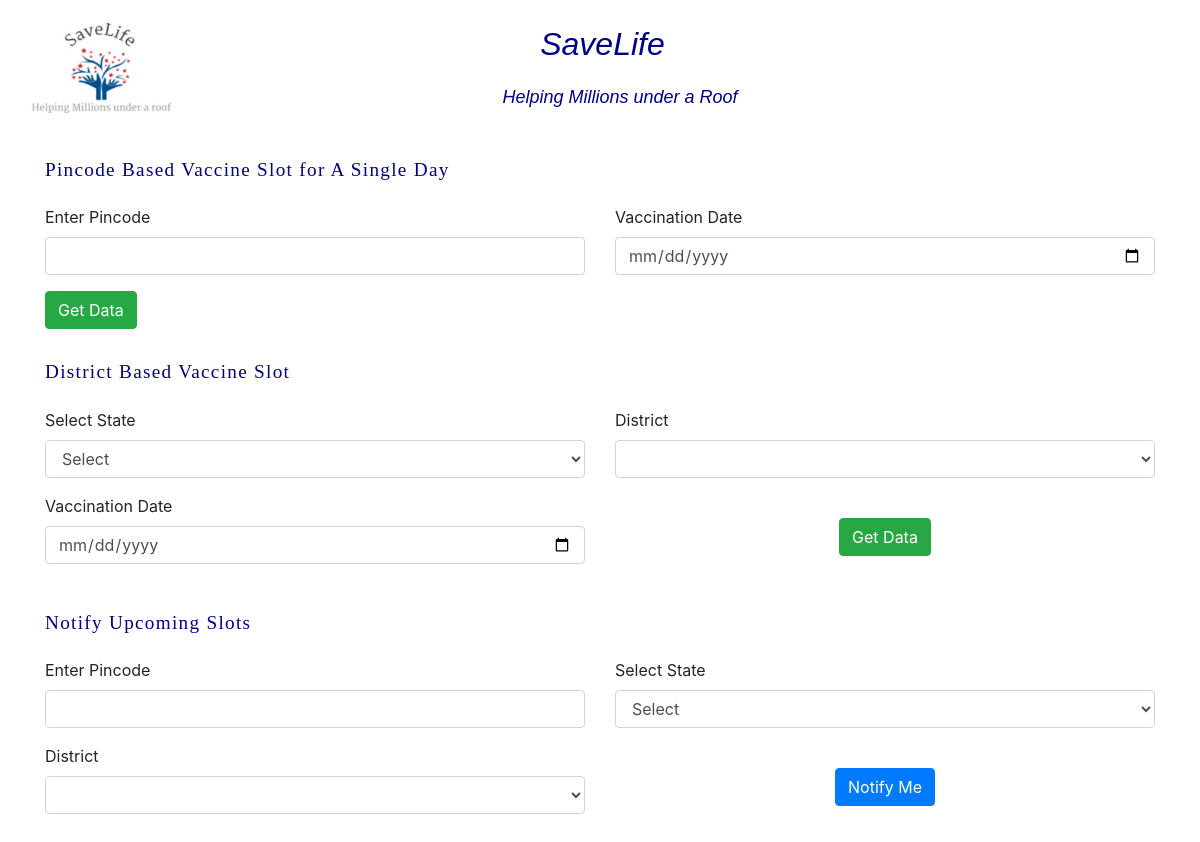
/cowinSlot (signed in), run on an earlier commit of the app's database.
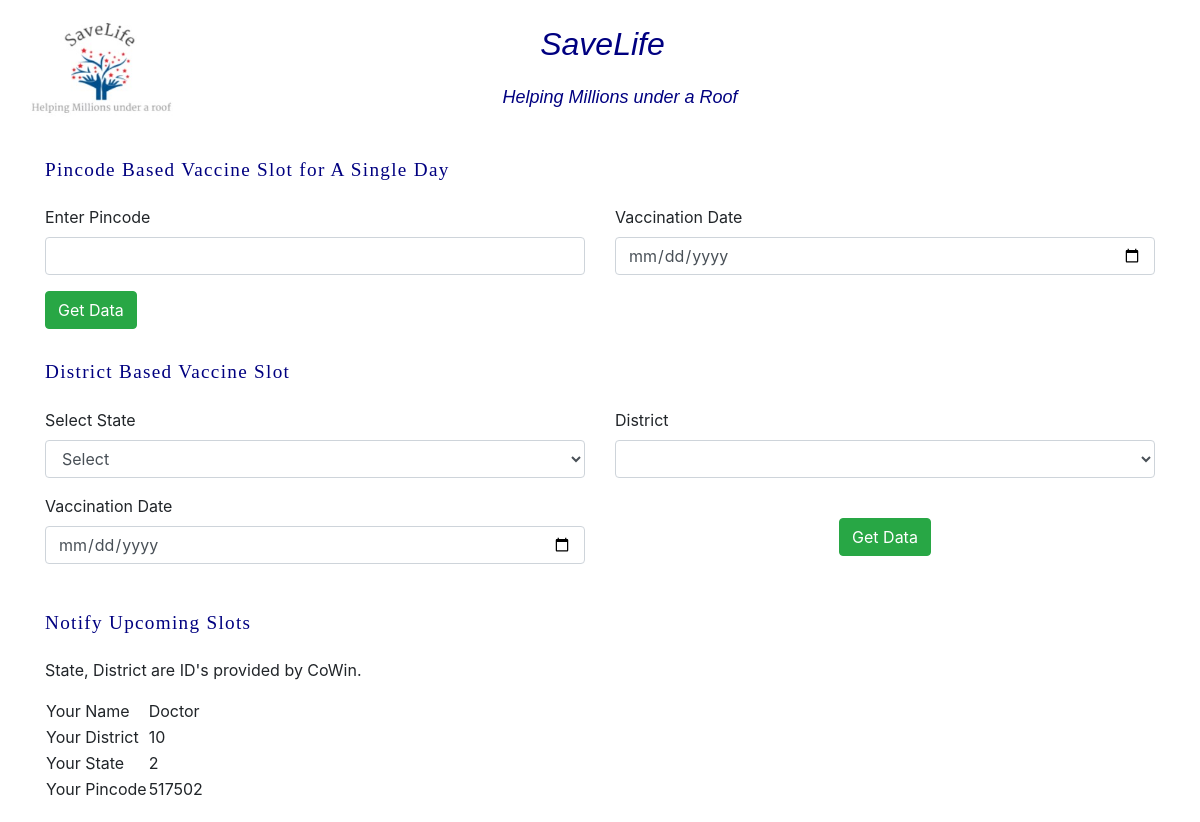
And on a later commit of the database.
### base/models.py (models this page shows)
class NotifySlot(models.Model):
    user = models.ForeignKey(User,on_delete=models.CASCADE)
    pincode = models.IntegerField()
    state_id = models.IntegerField()
    district_id = models.IntegerField()

class User(AbstractUser):
    type = models.CharField(max_length=10,choices=(("Patient","Patient"),("Doctor","Doctor"),("Donor","Donor"),("Pharmacy","Pharmacy")))

### base/views.py (the view)
# urls.py: path('cowinSlot',views.cowinSlot,name="cowinSlot"),
@csrf_exempt
def cowinSlot(request):
    obj = NotifySlot.objects.filter(user=request.user)
    already = False
    if len(obj)>0:
        already=True
    temp_user_agent = UserAgent()
    if already:
        return render(request,"cowin.html",{'agent':temp_user_agent.random,'obj':obj[0],'already':already})
    else:
        return render(request,"cowin.html",{'agent':temp_user_agent.random,'already':already})

### templates/cowin.html (shortened to what this page needs)
{% load static%}
<!DOCTYPE html>
<html lang="en">
    <head>
        <link rel="stylesheet" href="https://cdn.jsdelivr.net/npm/bootstrap@4.5.3/dist/css/bootstrap.min.css">
        <link rel="stylesheet" href="{% static 'css/home.css' %}">
        <link rel="stylesheet" href="https://cdnjs.cloudflare.com/ajax/libs/font-awesome/5.14.0/css/all.css">
    </head>
    <body>
        <div class="row">
            <div class="col-sm-2">
                <center><img class="logo" src="{% static 'images/logo.jpg' %}" width="170px" height="100px" alt="Logo"></center>
            </div>
            <div class="col-sm-8">
                <p class="introHead">SaveLife</p>
                <p class="tagline">Helping Millions under a Roof</p>
            </div>
        </div>
        <div class="container">
            <br>
            <p class="aboutText">Pincode Based Vaccine Slot for A Single Day</p>
            <form action="/getSlotDay" method="POST">
                <div class="row">
                    <div class="col-sm form-group">
                        <label for="upincode">Enter Pincode</label>
                        <input type="text" name="pincode" id="upincode" class="form-control" required>
                    </div>
                    <div class="col-sm form-group">
                        <label for="date">Vaccination Date</label>
                        <input type="date" name="date" id="date" class="form-control" required>
                    </div>
                </div>
                <input type="submit" value="Get Data" class="btn btn-success">
            </form>
            <br>
            <p class="aboutText">District Based Vaccine Slot</p>
            <form action="/getSlotWithDistrict" method="POST">
                <div class="row">
                    <div class="col-sm form-group">
                        <label for="upincode">Select State</label>
                        <select name="states" id="state" class="form-control" onchange="getDistrict(this.value,'{{agent}}')">
                            <option value="0">Select</option>
                        </select>
                    </div>
                    <div class="col-sm form-group">
                        <label for="date">District</label>
                        <select name="district" id="dist" class="form-control">
                        </select>
                    </div>
                </div>
                <div class="row">
                    <div class="col-sm form-group">
                        <label for="date">Vaccination Date</label>
                        <input type="date" name="date" id="date" class="form-control" required>
                    </div>
                    <div class="col-sm form-group">
                        <br>
                        <center><input type="submit" value="Get Data" class="btn btn-success"></center>
                    </div>
                </div>
            </form>
            <br>
            <p class="aboutText">Notify Upcoming Slots</p>
            {% if already %}
            <p>State, District are ID's provided by CoWin.</p>
            <table>
                <tr>
                    <td>Your Name</td>
                    <td>{{obj.user.first_name}}</td>
                </tr>
                <tr>
                    <td>Your District</td>
                    <td>{{obj.district_id}}</td>
                </tr>
                <tr>
                    <td>Your State</td>
                    <td>{{obj.state_id}}</td>
                </tr>
                <tr>
                    <td>Your Pincode</td>
                    <td>{{obj.pincode}}</td>
                </tr>
            </table>
            {%else%}
            <form action="/notify" method="POST">
                <div class="row">
                    <div class="col-sm form-group">
                        <label for="upincode">Enter Pincode</label>
                        <input type="text" name="setpincode" id="upincode" class="form-control" required>
                    </div>
                    <div class="col-sm form-group">
                        <label for="upincode">Select State</label>
                        <select name="setstate" id="state" class="form-control" onchange="getDistrict2(this.value,'{{agent}}')">
                            <option value="0">Select</option>
                        </select>
                    </div>
                </div>
                <div class="row">
                    <div class="col-sm form-group">
                        <label for="date">District</label>
                        <select name="setdistrict" id="dist2" class="form-control">
                        </select>
                    </div>
                    <div class="col-sm form-group">
                        <br>
                        <center><input type="submit" value="Notify Me" class="btn btn-primary"></center>
                    </div>
                </div>
            </form>
            {%endif%}
        </div>
</body>
</html>

### static/css/home.css (style rules this page uses)
.aboutText { font-family: Georgia, 'Times New Roman', Times, serif; font-weight: 200; line-height: 2em; font-size: larger; letter-spacing: 1.3px; text-align: justify; color: #000080; }
.introHead { text-align: center; font-size: xx-large; font-style: oblique; padding-left: 5px; font-family: 'Gill Sans', sans-serif; color: #000080; }
.tagline { text-align: center; font-size: large; font-style: oblique; padding-left: 40px; font-family: 'Gill Sans', sans-serif; color: #000080; }

### templates/cowin.html (style rules this page uses)
body { padding: 20px; }

What changed in the data, as far as the page shows it:
added NotifySlot: user.first_name "Doctor", district_id "10", state_id "2", pincode "517502"
Also different on the page:
form field setstate: "Select" → (not shown)
form field value: "Notify Me" → (not shown)
text no longer shown: "Enter Pincode Select State District"
text now shown: "State, District are ID's provided by CoWin. Your Name Your District Your State Your Pincode"
